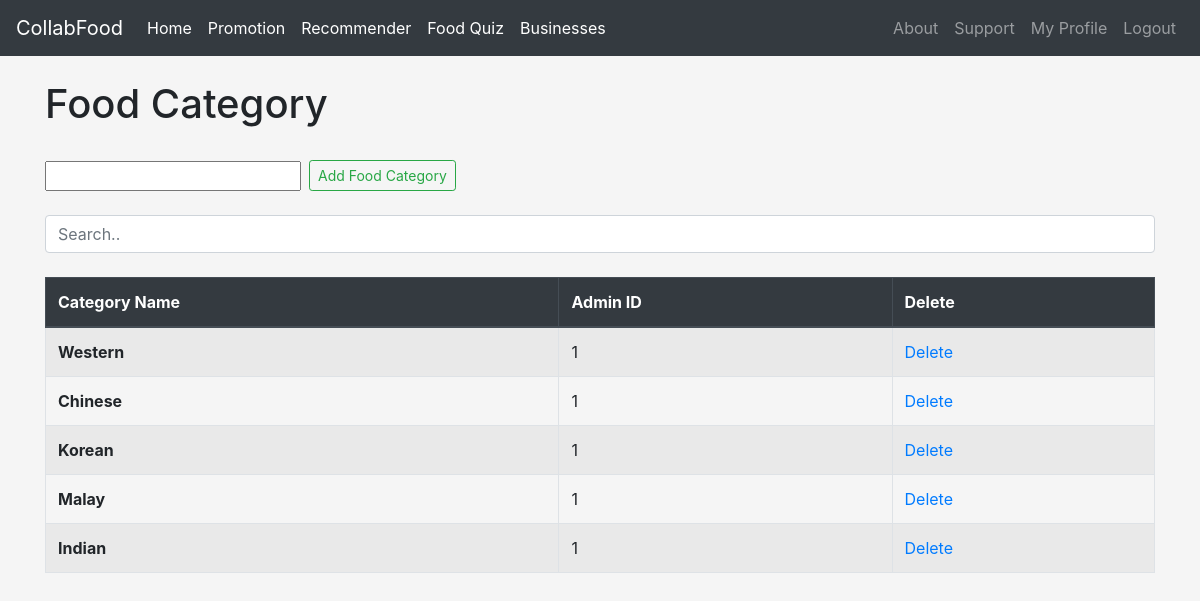
The page /administrative/foodcategory (signed in) on the database as committed earlier.
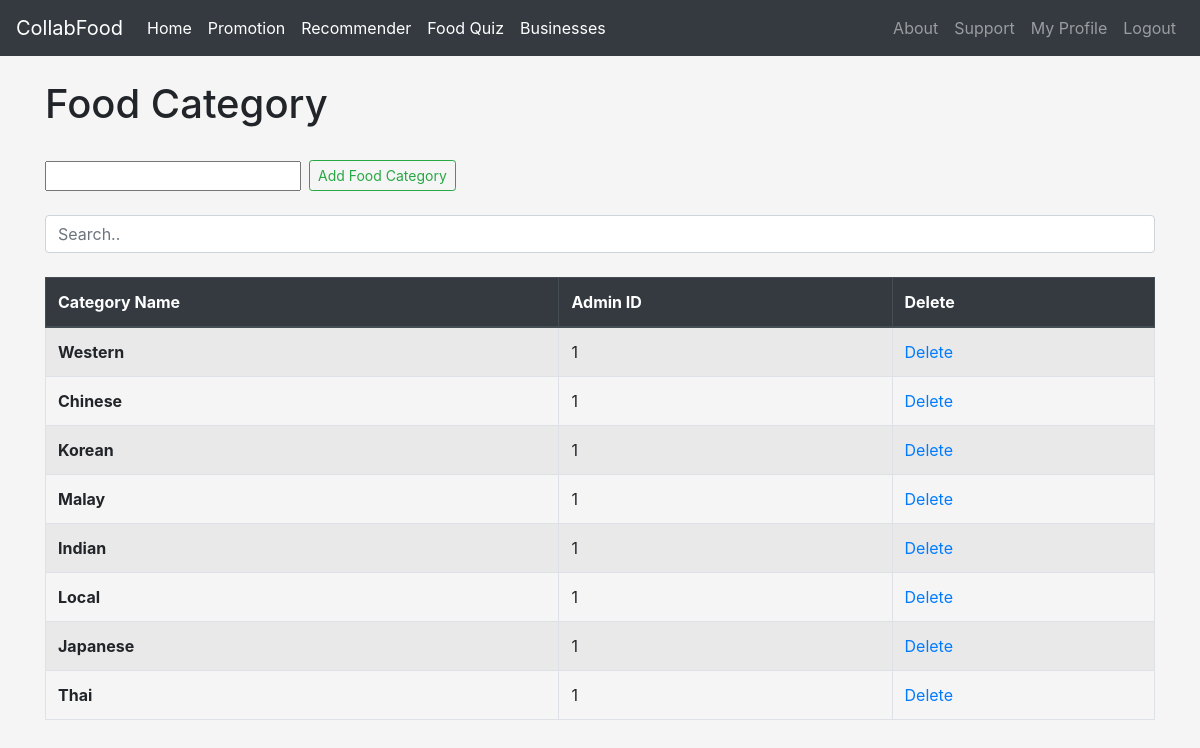
The same page on the database as committed later.
### Homepage/models.py (models this page shows, shortened)
class FoodCategory(models.Model):
	categoryName = models.CharField(max_length=30)
	adminID = models.IntegerField()

### Homepage/views.py (the view)
# urls.py: path('administrative/foodcategory',views.food_category, name='foodcategory'),
@login_required
def food_category(request):
	user_type = UserType.objects.get(user=request.user)
	form = FoodCategoryForm()
	foodCategory = FoodCategory.objects.all()
	context = {'user_type': user_type, 'foodCategory':foodCategory,'form':form}
	return render(request, 'foodcategory.html', context)

### Homepage/forms.py (shortened to what this page needs)
class FoodCategoryForm(forms.ModelForm):
	categoryName = forms.CharField(max_length=30)
	def __init__(self, *args, **kwargs):
		self.request = kwargs.pop('request', None)
		super(FoodCategoryForm, self).__init__(*args, **kwargs)
	class Meta:
		model = FoodCategory
		fields = ["categoryName"]

### Homepage/templates/foodcategory.html (shortened to what this page needs)
{% extends 'base.html' %}
{% block content %}
<h1>Food Category</h1>
<br>
<form action="{% url 'addfoodcategory' %}" class="form-inline my-2 my-lg-0" method="POST">
  <div class="form-group">
    {{ form.categoryName }}
  </div>
  <div class="form-group ml-2">
    <button class="btn btn-outline-success my-2 my-sm-0 btn-sm" type="submit">Add Food Category</button>
  </div>
</form>
<br>
<input class="form-control" id="searchCategory" type="text" placeholder="Search..">
<br>
<table class="table table-striped table-bordered table-hover">
  <thead class="thead-dark">
    <tr>
      <th scope="col">Category Name</th>
      <th scope="col">Admin ID</th>
      <th scope="col">Delete</th>
    </tr>
  </thead>
  <tbody id="Category">
  	{% if foodCategory %}
  		{% for item in foodCategory%}
  			<tr>
  			<th scope="row">{{ item.categoryName }}</th>
  			<td>{{item.adminID}}</td>
  			<td><a href="{% url 'deletefoodcategory' item.id %}">Delete</a><br></td>
  			</tr>
  		{% endfor %}
  	{% endif %}
  </tbody>
</table>
{% endblock %}

### Homepage/templates/base.html (shortened to what this page needs)
<!doctype html>
<html lang="en">
  <head>
    <link rel="stylesheet" href="https://cdn.jsdelivr.net/npm/bootstrap@4.6.2/dist/css/bootstrap.min.css">
	<link rel="stylesheet" href="https://cdnjs.cloudflare.com/ajax/libs/font-awesome/6.1.0/css/all.min.css">
	<link rel="stylesheet" href="https://cdn.jsdelivr.net/npm/jquery-bar-rating@1.2.2/dist/themes/fontawesome-stars.css">
  </head>
  <body style="background-color: #f5f5f5;">
  	<nav class="navbar sticky-top navbar-expand-lg navbar-dark bg-dark">
	  <a class="navbar-brand" href="{% url 'landing' %}">CollabFood</a>
	  <div class="collapse navbar-collapse" id="navbarSupportedContent">
	    <ul class="navbar-nav mr-auto">
	      {% if user.is_authenticated %}
					{% if user_type.userType == 'admin' %}
		      <li class="nav-item active">
					  <a class="nav-link" href="{% url 'adminhome' %}">Home <span class="sr-only">(current)</span></a>
					</li>
					<li class="nav-item active">
					    <a class="nav-link" href="{% url 'foodcategory' %}">Food Category <span class="sr-only">(current)</span></a>
				  </li>
				  <li class="nav-item active">
					  <a class="nav-link" href="{% url 'recommenderpage' %}">Recommender <span class="sr-only">(current)</span></a>
					</li>
					<li class="nav-item active">
					  <a class="nav-link" href="{% url 'searchusers' %}">Users <span class="sr-only">(current)</span></a>
					</li>
					<li class="nav-item active">
						<a class="nav-link" href="{% url 'foodquiz' %}">Food Quiz <span class="sr-only">(current)</span></a>
					</li>
					{% elif user_type.userType == 'user' %}
		      		<li class="nav-item active">
					  <a class="nav-link" href="{% url 'userhome' %}">Home <span class="sr-only">(current)</span></a>
					</li>
		      		<li class="nav-item active">
					  <a class="nav-link" href="{% url 'userpromotion' %}">Promotion <span class="sr-only">(current)</span></a>
					</li>
					<li class="nav-item active">
					  <a class="nav-link" href="{% url 'recommenderpage' %}">Recommender <span class="sr-only">(current)</span></a>
					</li>
					<li class="nav-item active">
						<a class="nav-link" href="{% url 'foodquiz' %}">Food Quiz <span class="sr-only">(current)</span></a>
					</li>
					{% endif %}
					<li class="nav-item active">
					    <a class="nav-link" href="{% url 'searchbusinesses' %}">Businesses <span class="sr-only">(current)</span></a>
				  </li>
	      {% endif %}
	    </ul>
	    <ul class="navbar-nav ml-auto">
	    	<li class="nav-item">
	        <a class="nav-link" href="{% url 'about' %}">About <span class="sr-only">(current)</span></a>
	      </li>
	    	<li class="nav-item">
        	<a class="nav-link" href="{% url 'customersupport' %}">Support <span class="sr-only">(current)</span></a>
	      </li>
	    	{% if user.is_authenticated %}
	    		<li class="nav-item">
					  <a class="nav-link" href="{% url 'profile' %}">My Profile <span class="sr-only">(current)</span></a>
					</li>
		      <li class="nav-item">
	        	<a class="nav-link" href="{% url 'logout' %}">Logout <span class="sr-only">(current)</span></a>
		      </li>
	    	{% endif %}
	    </ul>
	  </div>
	</nav>
	<div class="container">
		<br>
		{% block content %}
		{% endblock %}
	</div>
  </body>
</html>

Rows that differ between the two databases and show on the page:
added FoodCategory: categoryName "Local", adminID "1"
added FoodCategory: categoryName "Japanese", adminID "1"
added FoodCategory: categoryName "Thai", adminID "1"
